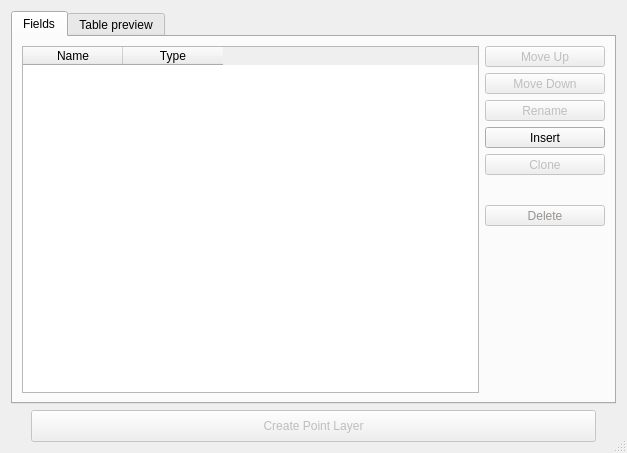
<?xml version="1.0" encoding="UTF-8"?>
<ui version="4.0">
 <author>Borys Jurgiel</author>
 <class>Dialog</class>
 <widget class="QDialog" name="Dialog">
  <property name="enabled">
   <bool>true</bool>
  </property>
  <property name="geometry">
   <rect>
    <x>0</x>
    <y>0</y>
    <width>627</width>
    <height>453</height>
   </rect>
  </property>
  <property name="focusPolicy">
   <enum>Qt::NoFocus</enum>
  </property>
  <property name="contextMenuPolicy">
   <enum>Qt::NoContextMenu</enum>
  </property>
  <property name="windowTitle">
   <string>Table Manager</string>
  </property>
  <property name="windowIcon">
   <iconset>
    <normaloff>:/plugins/tableManager/icons/tableManagerIcon.png</normaloff>:/plugins/tableManager/icons/tableManagerIcon.png</iconset>
  </property>
  <property name="sizeGripEnabled">
   <bool>true</bool>
  </property>
  <layout class="QGridLayout">
   <item row="0" column="0">
    <widget class="QTabWidget" name="tabWidget">
     <property name="minimumSize">
      <size>
       <width>0</width>
       <height>0</height>
      </size>
     </property>
     <property name="autoFillBackground">
      <bool>true</bool>
     </property>
     <property name="tabShape">
      <enum>QTabWidget::Rounded</enum>
     </property>
     <property name="currentIndex">
      <number>0</number>
     </property>
     <property name="elideMode">
      <enum>Qt::ElideNone</enum>
     </property>
     <property name="usesScrollButtons">
      <bool>false</bool>
     </property>
     <widget class="QWidget" name="tab_2">
      <attribute name="title">
       <string>Fields</string>
      </attribute>
      <layout class="QGridLayout">
       <item row="0" column="0">
        <widget class="QTableWidget" name="fieldsTable">
         <property name="enabled">
          <bool>true</bool>
         </property>
         <property name="sizePolicy">
          <sizepolicy hsizetype="Expanding" vsizetype="MinimumExpanding">
           <horstretch>0</horstretch>
           <verstretch>0</verstretch>
          </sizepolicy>
         </property>
         <property name="minimumSize">
          <size>
           <width>0</width>
           <height>280</height>
          </size>
         </property>
         <property name="focusPolicy">
          <enum>Qt::WheelFocus</enum>
         </property>
         <property name="editTriggers">
          <set>QAbstractItemView::AnyKeyPressed|QAbstractItemView::DoubleClicked|QAbstractItemView::EditKeyPressed</set>
         </property>
         <property name="dragDropMode">
          <enum>QAbstractItemView::NoDragDrop</enum>
         </property>
         <property name="selectionMode">
          <enum>QAbstractItemView::ExtendedSelection</enum>
         </property>
         <property name="selectionBehavior">
          <enum>QAbstractItemView::SelectRows</enum>
         </property>
         <property name="gridStyle">
          <enum>Qt::DotLine</enum>
         </property>
         <property name="wordWrap">
          <bool>false</bool>
         </property>
         <property name="cornerButtonEnabled">
          <bool>false</bool>
         </property>
         <property name="rowCount">
          <number>0</number>
         </property>
         <property name="columnCount">
          <number>2</number>
         </property>
         <column>
          <property name="text">
           <string>Name</string>
          </property>
         </column>
         <column>
          <property name="text">
           <string>Type</string>
          </property>
         </column>
        </widget>
       </item>
       <item row="0" column="1">
        <layout class="QVBoxLayout">
         <item>
          <widget class="QToolButton" name="butUp">
           <property name="enabled">
            <bool>false</bool>
           </property>
           <property name="sizePolicy">
            <sizepolicy hsizetype="Preferred" vsizetype="Fixed">
             <horstretch>0</horstretch>
             <verstretch>0</verstretch>
            </sizepolicy>
           </property>
           <property name="toolTip">
            <string>&lt;html&gt;&lt;head&gt;&lt;meta name=&quot;qrichtext&quot; content=&quot;1&quot; /&gt;&lt;style type=&quot;text/css&quot;&gt;
p, li { white-space: pre-wrap; }
&lt;/style&gt;&lt;/head&gt;&lt;body style=&quot; font-family:'Sans Serif'; font-size:9pt; font-weight:400; font-style:normal;&quot;&gt;
&lt;p style=&quot; margin-top:0px; margin-bottom:0px; margin-left:0px; margin-right:0px; -qt-block-indent:0; text-indent:0px;&quot;&gt;Move selected field up&lt;/p&gt;&lt;/body&gt;&lt;/html&gt;</string>
           </property>
           <property name="text">
            <string>Move Up</string>
           </property>
           <property name="icon">
            <iconset>
             <normaloff>:/plugins/tableManager/dialog/icons/crystalsvg_1uparrow.png</normaloff>:/plugins/tableManager/dialog/icons/crystalsvg_1uparrow.png</iconset>
           </property>
           <property name="toolButtonStyle">
            <enum>Qt::ToolButtonTextBesideIcon</enum>
           </property>
          </widget>
         </item>
         <item>
          <widget class="QToolButton" name="butDown">
           <property name="enabled">
            <bool>false</bool>
           </property>
           <property name="sizePolicy">
            <sizepolicy hsizetype="Preferred" vsizetype="Fixed">
             <horstretch>0</horstretch>
             <verstretch>0</verstretch>
            </sizepolicy>
           </property>
           <property name="minimumSize">
            <size>
             <width>120</width>
             <height>0</height>
            </size>
           </property>
           <property name="toolTip">
            <string>&lt;html&gt;&lt;head&gt;&lt;meta name=&quot;qrichtext&quot; content=&quot;1&quot; /&gt;&lt;style type=&quot;text/css&quot;&gt;
p, li { white-space: pre-wrap; }
&lt;/style&gt;&lt;/head&gt;&lt;body style=&quot; font-family:'Sans Serif'; font-size:9pt; font-weight:400; font-style:normal;&quot;&gt;
&lt;p style=&quot; margin-top:0px; margin-bottom:0px; margin-left:0px; margin-right:0px; -qt-block-indent:0; text-indent:0px;&quot;&gt;Move selected field down&lt;/p&gt;&lt;/body&gt;&lt;/html&gt;</string>
           </property>
           <property name="text">
            <string>Move Down</string>
           </property>
           <property name="icon">
            <iconset>
             <normaloff>:/plugins/tableManager/dialog/icons/crystalsvg_1downarrow.png</normaloff>:/plugins/tableManager/dialog/icons/crystalsvg_1downarrow.png</iconset>
           </property>
           <property name="toolButtonStyle">
            <enum>Qt::ToolButtonTextBesideIcon</enum>
           </property>
          </widget>
         </item>
         <item>
          <widget class="QToolButton" name="butRename">
           <property name="enabled">
            <bool>false</bool>
           </property>
           <property name="sizePolicy">
            <sizepolicy hsizetype="Preferred" vsizetype="Fixed">
             <horstretch>0</horstretch>
             <verstretch>0</verstretch>
            </sizepolicy>
           </property>
           <property name="toolTip">
            <string>&lt;html&gt;&lt;head&gt;&lt;meta name=&quot;qrichtext&quot; content=&quot;1&quot; /&gt;&lt;style type=&quot;text/css&quot;&gt;
p, li { white-space: pre-wrap; }
&lt;/style&gt;&lt;/head&gt;&lt;body style=&quot; font-family:'Sans Serif'; font-size:9pt; font-weight:400; font-style:normal;&quot;&gt;
&lt;p style=&quot; margin-top:0px; margin-bottom:0px; margin-left:0px; margin-right:0px; -qt-block-indent:0; text-indent:0px;&quot;&gt;Rename selected field&lt;/p&gt;&lt;/body&gt;&lt;/html&gt;</string>
           </property>
           <property name="text">
            <string>Rename</string>
           </property>
           <property name="icon">
            <iconset>
             <normaloff>:/plugins/tableManager/dialog/icons/tableManagerIcon3.png</normaloff>:/plugins/tableManager/dialog/icons/tableManagerIcon3.png</iconset>
           </property>
           <property name="toolButtonStyle">
            <enum>Qt::ToolButtonTextBesideIcon</enum>
           </property>
          </widget>
         </item>
         <item>
          <widget class="QToolButton" name="butIns">
           <property name="enabled">
            <bool>true</bool>
           </property>
           <property name="sizePolicy">
            <sizepolicy hsizetype="Preferred" vsizetype="Fixed">
             <horstretch>0</horstretch>
             <verstretch>0</verstretch>
            </sizepolicy>
           </property>
           <property name="toolTip">
            <string>&lt;html&gt;&lt;head&gt;&lt;meta name=&quot;qrichtext&quot; content=&quot;1&quot; /&gt;&lt;style type=&quot;text/css&quot;&gt;
p, li { white-space: pre-wrap; }
&lt;/style&gt;&lt;/head&gt;&lt;body style=&quot; font-family:'Sans Serif'; font-size:9pt; font-weight:400; font-style:normal;&quot;&gt;
&lt;p style=&quot; margin-top:0px; margin-bottom:0px; margin-left:0px; margin-right:0px; -qt-block-indent:0; text-indent:0px;&quot;&gt;Insert new field&lt;/p&gt;&lt;/body&gt;&lt;/html&gt;</string>
           </property>
           <property name="text">
            <string>Insert</string>
           </property>
           <property name="icon">
            <iconset>
             <normaloff>:/plugins/tableManager/dialog/icons/mActionNewAttribute.png</normaloff>:/plugins/tableManager/dialog/icons/mActionNewAttribute.png</iconset>
           </property>
           <property name="toolButtonStyle">
            <enum>Qt::ToolButtonTextBesideIcon</enum>
           </property>
          </widget>
         </item>
         <item>
          <widget class="QToolButton" name="butClone">
           <property name="enabled">
            <bool>false</bool>
           </property>
           <property name="sizePolicy">
            <sizepolicy hsizetype="Preferred" vsizetype="Fixed">
             <horstretch>0</horstretch>
             <verstretch>0</verstretch>
            </sizepolicy>
           </property>
           <property name="toolTip">
            <string>&lt;html&gt;&lt;head&gt;&lt;meta name=&quot;qrichtext&quot; content=&quot;1&quot; /&gt;&lt;style type=&quot;text/css&quot;&gt;
p, li { white-space: pre-wrap; }
&lt;/style&gt;&lt;/head&gt;&lt;body style=&quot; font-family:'Sans Serif'; font-size:9pt; font-weight:400; font-style:normal;&quot;&gt;
&lt;p style=&quot; margin-top:0px; margin-bottom:0px; margin-left:0px; margin-right:0px; -qt-block-indent:0; text-indent:0px;&quot;&gt;Clone selected field&lt;/p&gt;&lt;/body&gt;&lt;/html&gt;</string>
           </property>
           <property name="text">
            <string>Clone</string>
           </property>
           <property name="icon">
            <iconset>
             <normaloff>:/plugins/tableManager/dialog/icons/mActionCopySelected.png</normaloff>:/plugins/tableManager/dialog/icons/mActionCopySelected.png</iconset>
           </property>
           <property name="toolButtonStyle">
            <enum>Qt::ToolButtonTextBesideIcon</enum>
           </property>
          </widget>
         </item>
         <item>
          <spacer name="verticalSpacer">
           <property name="orientation">
            <enum>Qt::Vertical</enum>
           </property>
           <property name="sizeType">
            <enum>QSizePolicy::Fixed</enum>
           </property>
           <property name="sizeHint" stdset="0">
            <size>
             <width>20</width>
             <height>24</height>
            </size>
           </property>
          </spacer>
         </item>
         <item>
          <widget class="QToolButton" name="butDel">
           <property name="enabled">
            <bool>false</bool>
           </property>
           <property name="sizePolicy">
            <sizepolicy hsizetype="Preferred" vsizetype="Fixed">
             <horstretch>0</horstretch>
             <verstretch>0</verstretch>
            </sizepolicy>
           </property>
           <property name="palette">
            <palette>
             <active>
              <colorrole role="ButtonText">
               <brush brushstyle="SolidPattern">
                <color alpha="255">
                 <red>255</red>
                 <green>0</green>
                 <blue>0</blue>
                </color>
               </brush>
              </colorrole>
             </active>
             <inactive>
              <colorrole role="ButtonText">
               <brush brushstyle="SolidPattern">
                <color alpha="255">
                 <red>255</red>
                 <green>0</green>
                 <blue>0</blue>
                </color>
               </brush>
              </colorrole>
             </inactive>
             <disabled>
              <colorrole role="ButtonText">
               <brush brushstyle="SolidPattern">
                <color alpha="255">
                 <red>150</red>
                 <green>147</green>
                 <blue>145</blue>
                </color>
               </brush>
              </colorrole>
             </disabled>
            </palette>
           </property>
           <property name="toolTip">
            <string>&lt;html&gt;&lt;head&gt;&lt;meta name=&quot;qrichtext&quot; content=&quot;1&quot; /&gt;&lt;style type=&quot;text/css&quot;&gt;
p, li { white-space: pre-wrap; }
&lt;/style&gt;&lt;/head&gt;&lt;body style=&quot; font-family:'Sans Serif'; font-size:9pt; font-weight:400; font-style:normal;&quot;&gt;
&lt;p style=&quot; margin-top:0px; margin-bottom:0px; margin-left:0px; margin-right:0px; -qt-block-indent:0; text-indent:0px;&quot;&gt;Remove selected field&lt;/p&gt;&lt;/body&gt;&lt;/html&gt;</string>
           </property>
           <property name="text">
            <string>Delete</string>
           </property>
           <property name="icon">
            <iconset>
             <normaloff>:/plugins/tableManager/dialog/icons/mActionDeleteAttribute.png</normaloff>:/plugins/tableManager/dialog/icons/mActionDeleteAttribute.png</iconset>
           </property>
           <property name="toolButtonStyle">
            <enum>Qt::ToolButtonTextBesideIcon</enum>
           </property>
          </widget>
         </item>
         <item>
          <spacer>
           <property name="orientation">
            <enum>Qt::Vertical</enum>
           </property>
           <property name="sizeHint" stdset="0">
            <size>
             <width>120</width>
             <height>40</height>
            </size>
           </property>
          </spacer>
         </item>
        </layout>
       </item>
      </layout>
     </widget>
     <widget class="QWidget" name="tab_4">
      <attribute name="title">
       <string>Table preview</string>
      </attribute>
      <layout class="QGridLayout">
       <item row="0" column="0">
        <widget class="QTableWidget" name="dataTable">
         <property name="enabled">
          <bool>true</bool>
         </property>
         <property name="selectionMode">
          <enum>QAbstractItemView::SingleSelection</enum>
         </property>
         <property name="selectionBehavior">
          <enum>QAbstractItemView::SelectColumns</enum>
         </property>
         <property name="gridStyle">
          <enum>Qt::DotLine</enum>
         </property>
         <property name="wordWrap">
          <bool>false</bool>
         </property>
         <property name="cornerButtonEnabled">
          <bool>false</bool>
         </property>
        </widget>
       </item>
      </layout>
     </widget>
    </widget>
   </item>
   <item row="1" column="0">
    <layout class="QHBoxLayout">
     <item>
      <spacer>
       <property name="orientation">
        <enum>Qt::Horizontal</enum>
       </property>
       <property name="sizeType">
        <enum>QSizePolicy::Fixed</enum>
       </property>
       <property name="sizeHint" stdset="0">
        <size>
         <width>10</width>
         <height>20</height>
        </size>
       </property>
      </spacer>
     </item>
     <item>
      <spacer>
       <property name="orientation">
        <enum>Qt::Horizontal</enum>
       </property>
       <property name="sizeType">
        <enum>QSizePolicy::Fixed</enum>
       </property>
       <property name="sizeHint" stdset="0">
        <size>
         <width>10</width>
         <height>20</height>
        </size>
       </property>
      </spacer>
     </item>
     <item>
      <widget class="QPushButton" name="butSaveAs">
       <property name="enabled">
        <bool>false</bool>
       </property>
       <property name="minimumSize">
        <size>
         <width>0</width>
         <height>32</height>
        </size>
       </property>
       <property name="toolTip">
        <string>Save changes to a new layer</string>
       </property>
       <property name="text">
        <string>Create Point Layer</string>
       </property>
       <property name="icon">
        <iconset>
         <normaloff>:/plugins/tableManager/dialog/icons/mActionFileSaveAs.png</normaloff>:/plugins/tableManager/dialog/icons/mActionFileSaveAs.png</iconset>
       </property>
      </widget>
     </item>
     <item>
      <spacer>
       <property name="orientation">
        <enum>Qt::Horizontal</enum>
       </property>
       <property name="sizeType">
        <enum>QSizePolicy::Fixed</enum>
       </property>
       <property name="sizeHint" stdset="0">
        <size>
         <width>10</width>
         <height>20</height>
        </size>
       </property>
      </spacer>
     </item>
     <item>
      <spacer>
       <property name="orientation">
        <enum>Qt::Horizontal</enum>
       </property>
       <property name="sizeType">
        <enum>QSizePolicy::Fixed</enum>
       </property>
       <property name="sizeHint" stdset="0">
        <size>
         <width>10</width>
         <height>20</height>
        </size>
       </property>
      </spacer>
     </item>
    </layout>
   </item>
  </layout>
 </widget>
 <tabstops>
  <tabstop>tabWidget</tabstop>
  <tabstop>fieldsTable</tabstop>
  <tabstop>butUp</tabstop>
  <tabstop>butDown</tabstop>
  <tabstop>butRename</tabstop>
  <tabstop>butIns</tabstop>
  <tabstop>butClone</tabstop>
  <tabstop>dataTable</tabstop>
  <tabstop>butSaveAs</tabstop>
 </tabstops>
 <resources>
  <include location="resources.qrc"/>
 </resources>
 <connections/>
</ui>
